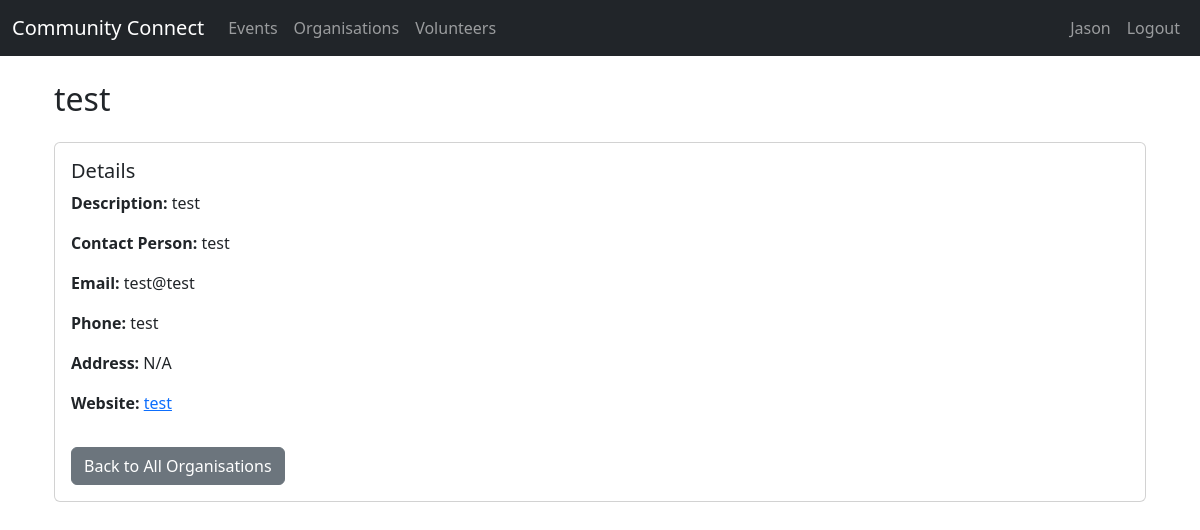
The page /organisations/5 (signed in) on the database as committed earlier.
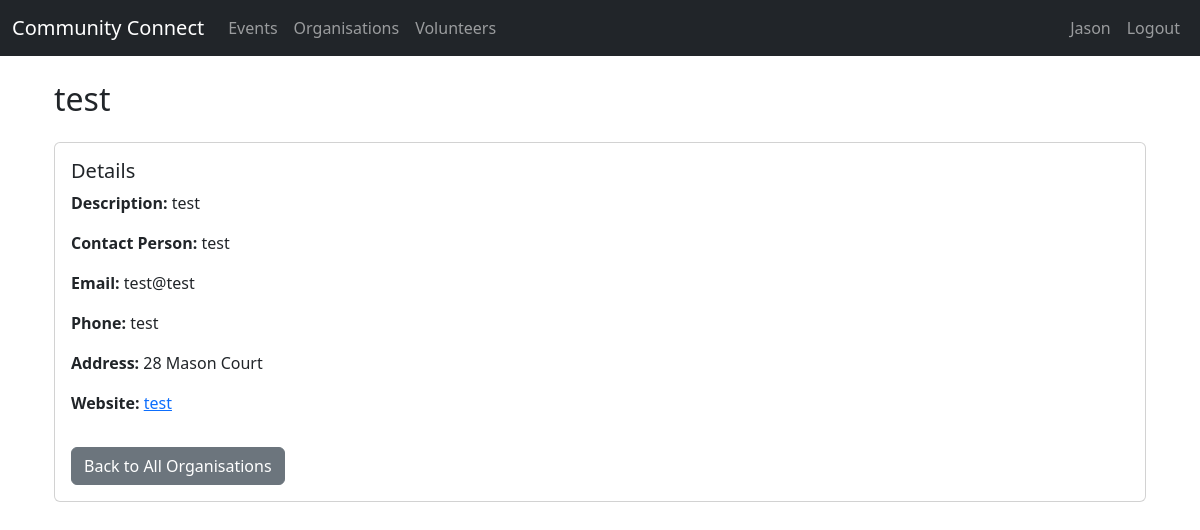
The same page on the database as committed later.
### tables this page shows
CREATE TABLE Organisations (
    OrganisationID INTEGER PRIMARY KEY AUTOINCREMENT,
    Name TEXT NOT NULL,
    Description TEXT,
    ContactPerson TEXT,
    Email TEXT UNIQUE,
    Password TEXT,
    Phone TEXT,
    Address TEXT,
    Website TEXT,
    Logo TEXT
);

### app.py (the view)
@app.route("/organisations/<int:org_id>")
@login_required
def view_organisation(org_id):
    db = get_db()
    org = db.execute(
        """SELECT *
           FROM Organisations WHERE OrganisationID = ?""",
        (org_id,)
    ).fetchone()
    if not org:
        flash("Organisation not found.", "danger")
        return redirect(url_for('list_orgs'))
    return render_template("view_organisation.html", org=org)

### app.py (called while the page is built)
def get_db():
    db = getattr(g, "_database", None)
    if db is None:
        db = g._database = sqlite3.connect(DATABASE)
        db.row_factory = sqlite3.Row
    return db

@app.teardown_appcontext
def close_connection(exception):
    db = getattr(g, "_database", None)
    if db is not None:
        db.close()

def login_required(f):
    @wraps(f)
    def decorated_function(*args, **kwargs):
        if "user_id" not in session:
            flash("Please log in first.", "error")
            return redirect(url_for("login"))
        return f(*args, **kwargs)
    return decorated_function

### templates/view_organisation.html
{% extends "base.html" %}
{% block content %}
<div class="container mt-4">
    <h2 class="mb-4">{{ org.Name }}</h2>
    <div class="card">
        <div class="card-body">
            <h5 class="card-title">Details</h5>
            <p><strong>Description:</strong> {{ org.Description or 'N/A' }}</p>
            <p><strong>Contact Person:</strong> {{ org.ContactPerson or 'N/A' }}</p>
            <p><strong>Email:</strong> {{ org.Email or 'N/A' }}</p>
            <p><strong>Phone:</strong> {{ org.Phone or 'N/A' }}</p>
            <p><strong>Address:</strong> {{ org.Address or 'N/A' }}</p>
            <p><strong>Website:</strong> <a href="{{ org.Website }}" target="_blank">{{ org.Website or 'N/A' }}</a></p>
            <a href="{{ url_for('list_orgs') }}" class="btn btn-secondary mt-3">Back to All Organisations</a>
        </div>
    </div>
</div>
{% endblock %}

Rows that differ between the two databases and show on the page:
changed Organisations "test": Address "N/A" → "28 Mason Court"
